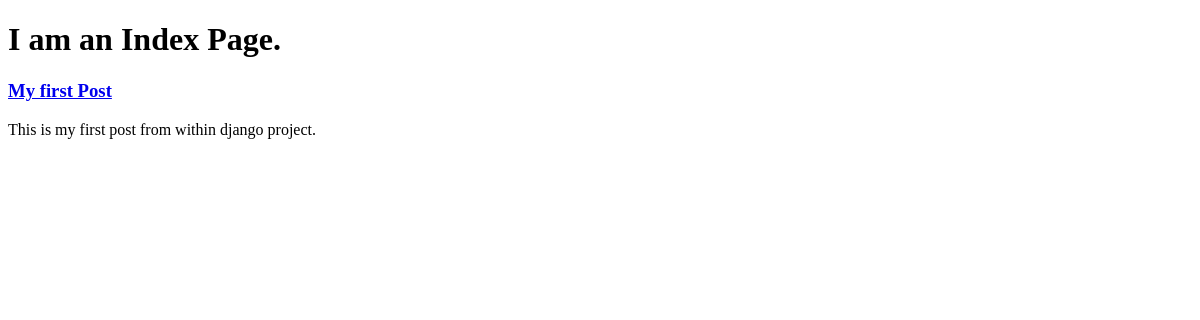
Before: / with the older database file.
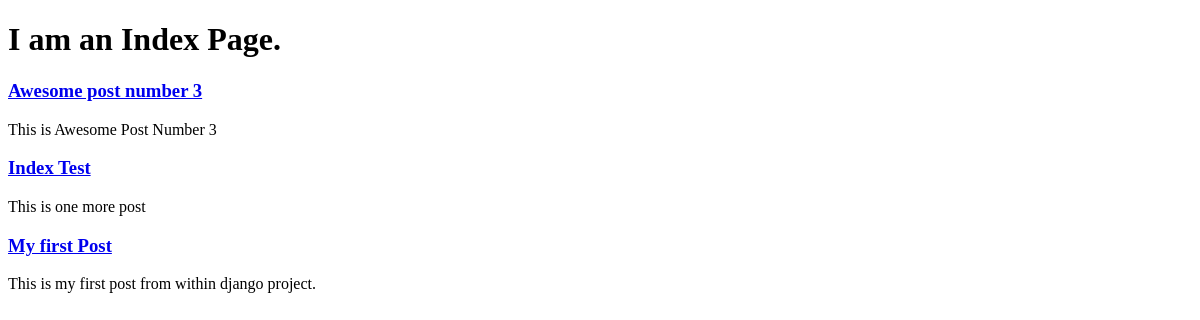
After: the same page with the newer database file.
### blog/models.py (models this page shows, shortened)
class Post(models.Model):
    title = models.CharField(max_length=255)
    slug = models.SlugField(max_length=255, unique=True)
    summary = models.CharField(max_length=300)
    content = models.TextField()
    published = models.BooleanField(default=True)
    created = models.DateTimeField(auto_now_add=True)
    class Meta:
        ordering = ['-created']

### blog/views.py (the view)
# urls.py: path('', blog_views.index),
def index(request):
    posts = Post.objects.all()
    return render(request, 'index.html', {'posts': posts})                  # to get dynamic html data

### blog/templates/index.html (shortened to what this page needs)
<!DOCTYPE html>
<html lang="en">
<head>
</head>
<body>
<h1>I am an Index Page.</h1>
{% for post in posts %}
    <div>
         <h3> <a href = "/post/{{ post.slug }}"> {{ post.title }} </a></h3>
         <p> {{ post.summary }} </p>
    </div>
{% endfor %}
</body>
</html>

Changed rows visible on the page:
added Post: title "Awesome post number 3", summary "This is Awesome Post Number 3"
added Post: title "Index Test", summary "This is one more post"
